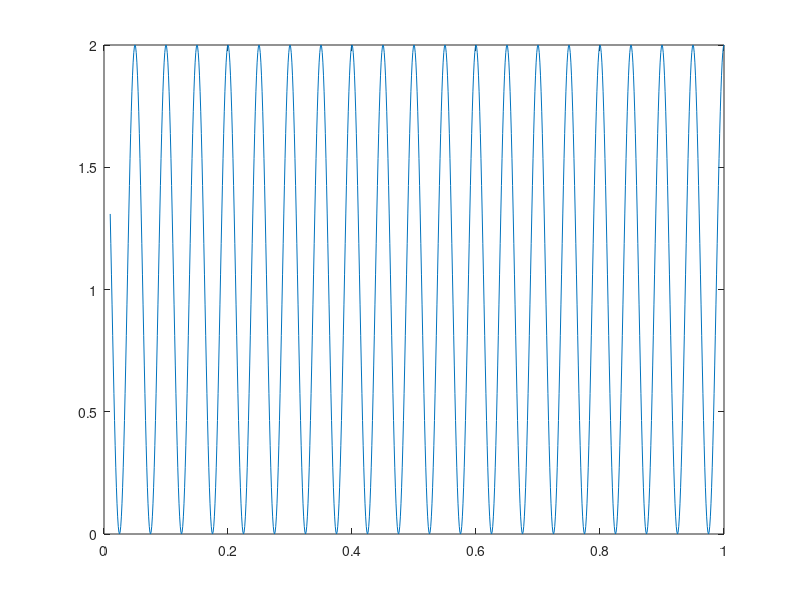

Reproduce this figure in MATLAB.
t = 0.01:0.001:1;       % time scale
f = 10;                 % frequency
A = 2;                  % amplitude
w = 2*pi*f;             % frequency transform
y = A*cos(w*t).^2;         % basic cosine signal
figure(1);
plot(t,y);